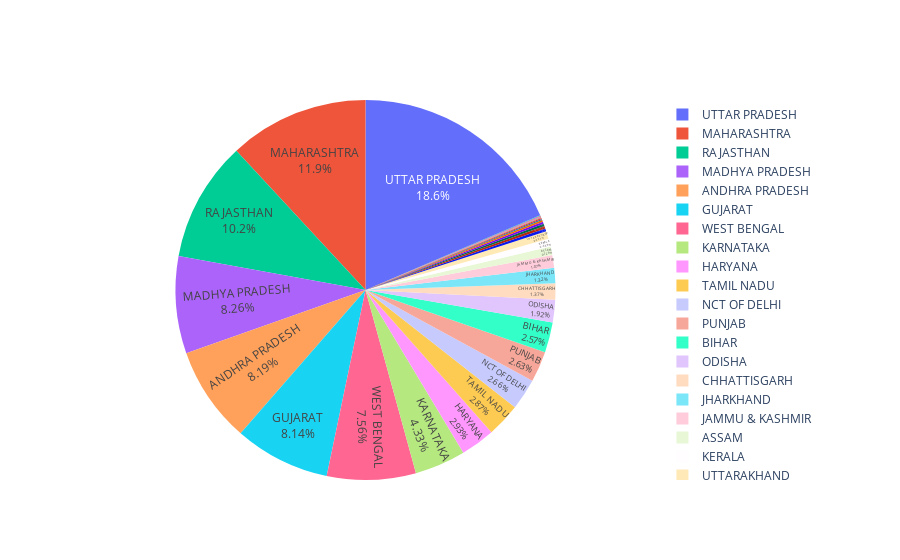

Source (notebook cell):
### Markdown cell above
Following is a pie chart accounting for the amount of homeless population in each state/Union Territory.

### Code cell
import plotly.graph_objects as go
fig2 = go.Figure(data=[go.Pie(labels= df['State']  , values=df['TOT_'])])
fig2.update_traces(textposition='inside', textinfo='percent+label')
fig2.show()

### Figure 1 — Plotly figure (JSON) as saved in the notebook; plotly's stock layout.template omitted (floating-point values rounded to 4 significant figures)
{"data": [{"labels": ["JAMMU & KASHMIR", "HIMACHAL PRADESH", "PUNJAB", "CHANDIGARH", "UTTARAKHAND", "HARYANA", "NCT OF DELHI", "RAJASTHAN", "UTTAR PRADESH", "BIHAR", "SIKKIM", "ARUNACHAL PRADESH", "NAGALAND", "Manipur", "MIZORAM", "TRIPURA", "MEGHALAYA", "ASSAM", "WEST BENGAL", "JHARKHAND", "ODISHA", "CHHATTISGARH", "MADHYA PRADESH", "GUJARAT", "DAMAN & DIU", "DADRA & NAGAR HAVELI", "MAHARASHTRA", "ANDHRA PRADESH", "KARNATAKA", "GOA", "KERALA", "TAMIL NADU", "PUDUCHERRY", "ANDAMAN & NICOBAR ISLANDS"], "textinfo": "percent+label", "textposition": "inside", "type": "pie", "values": [19047, 4098, 46714, 4139, 11824, 51871, 47076, 181544, 329125, 45584, 277, 1556, 876, 3212, 152, 3225, 1241, 12919, 134040, 23391, 34061, 24214, 146435, 144306, 737, 1004, 210908, 145211, 76735, 3051, 11853, 50929, 1590, 95]}], "layout": {}}
